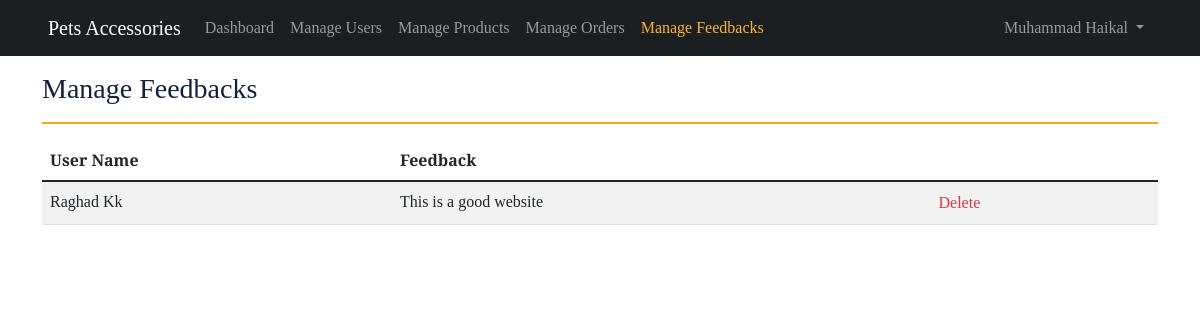
Page /petaccesories/manageFeedbacks.php (signed in) on the earlier database version.
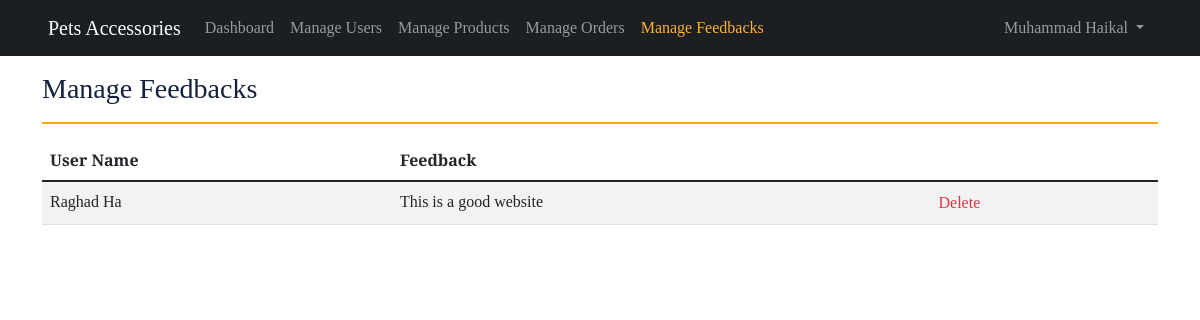
Same page on the later database version.
### tables this page shows
CREATE TABLE IF NOT EXISTS `feedback` (
  `id` int(11) NOT NULL AUTO_INCREMENT,
  `user_id` int(11) NOT NULL,
  `feedback` text,
  PRIMARY KEY (`id`),
  KEY `id` (`id`,`user_id`),
  KEY `user_id` (`user_id`)
);

CREATE TABLE IF NOT EXISTS `user` (
  `id` int(11) NOT NULL AUTO_INCREMENT,
  `is_admin` tinyint(1) DEFAULT '0',
  `first_name` varchar(30) NOT NULL,
  `last_name` varchar(30) NOT NULL,
  `email` varchar(50) NOT NULL,
  `phone` varchar(20) NOT NULL,
  `password` varchar(50) NOT NULL,
  `created_at` timestamp NOT NULL DEFAULT CURRENT_TIMESTAMP,
  PRIMARY KEY (`id`),
  UNIQUE KEY `UNIQUE` (`email`) USING BTREE
);

### petaccesories/modules/DB.php (called while the page is built, shortened)
<?php
class DB
{
  protected static $servername;
  protected static $username;
  protected static $password;
  protected static $dbname;
  protected static function connect()
  {
    self::$servername = "sql203.epizy.com";
    self::$username = "epiz_31973952";
    self::$password = "gGD7AG42bivGEj5";
    self::$dbname = "epiz_31973952_petaccessories";
    $conn = new mysqli(self::$servername, self::$username, self::$password, self::$dbname);
    return $conn;
  }
  protected static function getQueryResults($sql){
    $result = mysqli_query(self::connect(), $sql);
    return mysqli_fetch_all($result, MYSQLI_ASSOC);
  }
}

### petaccesories/modules/Feedback.php (called while the page is built, shortened)
<?php
class Feedback extends DB
{
    public static function viewAll()
    {
        return self::getQueryResults("SELECT * FROM `feedback`");
    }
}

### petaccesories/modules/User.php (called while the page is built, shortened)
<?php
class User extends DB
{
  public static function getUserNameById($id)
  {
    $user = self::getQueryResults("SELECT first_name, last_name FROM user WHERE id = $id")[0];
    return $user['first_name'] . " " . $user['last_name'];
  }
}

### petaccesories/manageFeedbacks.php (the view, shortened to what this page needs)
<?php
$feedbacks = Feedback::viewAll();
?>
<!DOCTYPE html>
<html lang="en" dir="auto">
<?php include('./templates/head.php') ?>
<body>
    <?php include('./templates/adminNav.php') ?>
    <div class="container py-3">
        <h3 class="mb-0">Manage Feedbacks</h3>
        <hr class="myCustomHr">
        <div style="width: 100%; overflow-x: auto;" class="mb-3">
            <table class="table table-striped table-hover">
                <?php if (!empty($feedbacks)) : ?>
                    <thead>
                        <tr>
                            <th>User Name</th>
                            <th>Feedback</th>
                        </tr>
                    </thead>
                    <tbody>
                        <?php foreach ($feedbacks as $feedback) : ?>
                            <tr>
                                <td><?= User::getUserNameById($feedback['user_id']) ?></td>
                                <td><?= $feedback['feedback'] ?></td>
                                <td>
                                    <form style="width: fit-content;" method="post" action="<?php echo $_SERVER['PHP_SELF']; ?>">
                                        <button name="deleteFeedback" onclick="return confirm('Are you sure to delete this order?')" type="submit" class="link-danger bg-transparent border-0">Delete</button>
                                    </form>
                                </td>
                            </tr>
                        <?php endforeach ?>
                    </tbody>
                <?php else : ?>
                    <p class="text-muted text-center">No feedbacks found.</p>
                <?php endif ?>
            </table>
        </div>
    </div>
</body>
</html>

Differences in the rows shown:
changed through a linked row, feedback "This is a good website": user.last_name "Raghad Kk" → "Raghad Ha"
